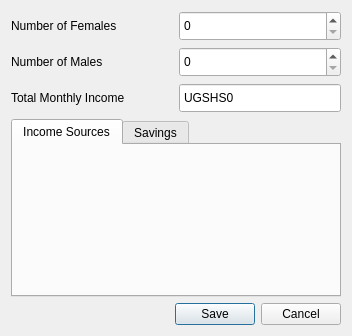
<?xml version="1.0" encoding="UTF-8"?>
<ui version="4.0">
 <class>frmHousehold</class>
 <widget class="QDialog" name="frmHousehold">
  <property name="geometry">
   <rect>
    <x>0</x>
    <y>0</y>
    <width>352</width>
    <height>336</height>
   </rect>
  </property>
  <property name="windowTitle">
   <string>Household Details</string>
  </property>
  <layout class="QGridLayout" name="gridLayout">
   <item row="0" column="0" colspan="2">
    <layout class="QVBoxLayout" name="vlNotification"/>
   </item>
   <item row="1" column="0">
    <widget class="QLabel" name="label_7">
     <property name="text">
      <string>Number of Females</string>
     </property>
    </widget>
   </item>
   <item row="1" column="1">
    <widget class="QSpinBox" name="sbFemaleNumber">
     <property name="minimumSize">
      <size>
       <width>0</width>
       <height>30</height>
      </size>
     </property>
     <property name="buttonSymbols">
      <enum>QAbstractSpinBox::UpDownArrows</enum>
     </property>
    </widget>
   </item>
   <item row="2" column="0">
    <widget class="QLabel" name="label_8">
     <property name="text">
      <string>Number of Males</string>
     </property>
    </widget>
   </item>
   <item row="2" column="1">
    <widget class="QSpinBox" name="sbMaleNumber">
     <property name="minimumSize">
      <size>
       <width>0</width>
       <height>30</height>
      </size>
     </property>
     <property name="buttonSymbols">
      <enum>QAbstractSpinBox::UpDownArrows</enum>
     </property>
     <property name="prefix">
      <string/>
     </property>
     <property name="maximum">
      <number>99</number>
     </property>
    </widget>
   </item>
   <item row="3" column="0">
    <widget class="QLabel" name="label_9">
     <property name="text">
      <string>Total Monthly Income</string>
     </property>
    </widget>
   </item>
   <item row="3" column="1">
    <widget class="QSpinBox" name="sbMonthlyIncome">
     <property name="minimumSize">
      <size>
       <width>0</width>
       <height>30</height>
      </size>
     </property>
     <property name="buttonSymbols">
      <enum>QAbstractSpinBox::NoButtons</enum>
     </property>
     <property name="prefix">
      <string>UGSHS</string>
     </property>
     <property name="maximum">
      <number>1000000000</number>
     </property>
    </widget>
   </item>
   <item row="4" column="0" colspan="2">
    <widget class="QTabWidget" name="tabWidget">
     <property name="currentIndex">
      <number>0</number>
     </property>
     <widget class="ForeignKeyMapper" name="tab">
      <attribute name="title">
       <string>Income Sources</string>
      </attribute>
     </widget>
     <widget class="ForeignKeyMapper" name="tab_2">
      <attribute name="title">
       <string>Savings</string>
      </attribute>
     </widget>
    </widget>
   </item>
   <item row="5" column="0" colspan="2">
    <widget class="QDialogButtonBox" name="buttonBox">
     <property name="orientation">
      <enum>Qt::Horizontal</enum>
     </property>
     <property name="standardButtons">
      <set>QDialogButtonBox::Cancel|QDialogButtonBox::Save</set>
     </property>
    </widget>
   </item>
  </layout>
 </widget>
 <customwidgets>
  <customwidget>
   <class>ForeignKeyMapper</class>
   <extends>QWidget</extends>
   <header>.ForeignKeyMapper</header>
   <container>1</container>
  </customwidget>
 </customwidgets>
 <resources/>
 <connections>
  <connection>
   <sender>buttonBox</sender>
   <signal>accepted()</signal>
   <receiver>frmHousehold</receiver>
   <slot>accept()</slot>
   <hints>
    <hint type="sourcelabel">
     <x>248</x>
     <y>254</y>
    </hint>
    <hint type="destinationlabel">
     <x>157</x>
     <y>274</y>
    </hint>
   </hints>
  </connection>
  <connection>
   <sender>buttonBox</sender>
   <signal>rejected()</signal>
   <receiver>frmHousehold</receiver>
   <slot>reject()</slot>
   <hints>
    <hint type="sourcelabel">
     <x>316</x>
     <y>260</y>
    </hint>
    <hint type="destinationlabel">
     <x>286</x>
     <y>274</y>
    </hint>
   </hints>
  </connection>
 </connections>
</ui>
